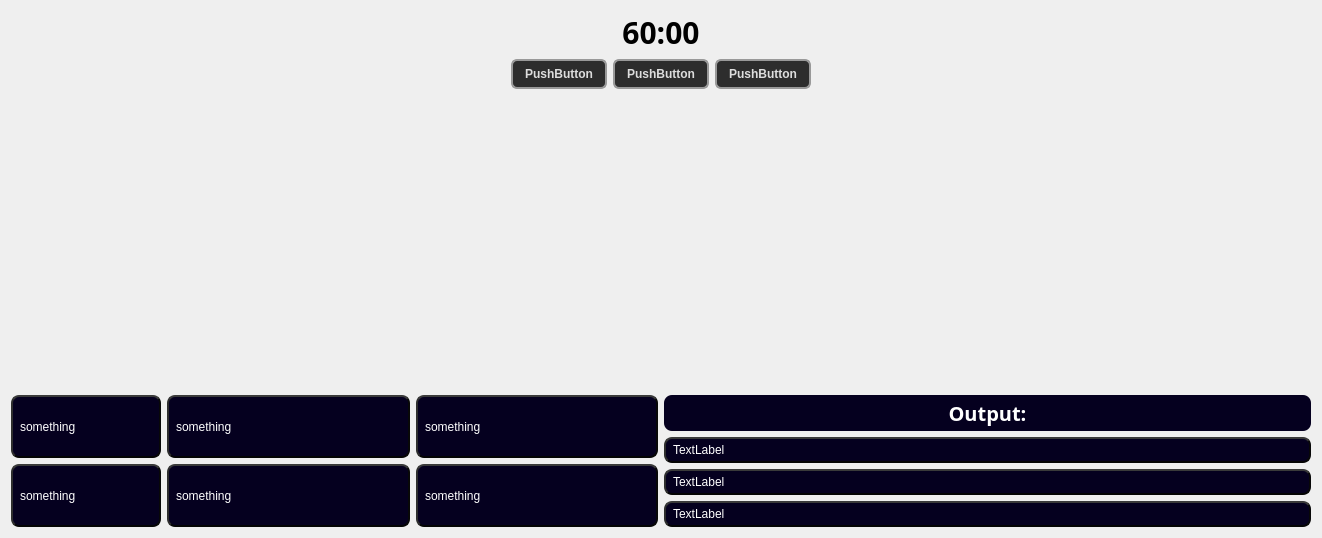
      <widget class="QWidget" name="tab_8">
       <attribute name="title">
        <string>Page</string>
       </attribute>
       <layout class="QGridLayout" name="gridLayout_11">
        <item row="1" column="0">
         <layout class="QGridLayout" name="gridLayout_14">
          <item row="2" column="0">
           <widget class="QLabel" name="label_13">
            <property name="maximumSize">
             <size>
              <width>150</width>
              <height>100</height>
             </size>
            </property>
            <property name="styleSheet">
             <string notr="true">/* --- Depth + Outline for all widgets --- */
* {
    border-radius: 8px;

    border-top: 2px solid #3a3a3a;      /* highlight top */
    border-left: 2px solid #2e2e2e;     /* highlight left */
    border-right: 2px solid #080808;    /* shadow right */
    border-bottom: 2px solid #040404;   /* shadow bottom */
}

/* --- Default background for all widgets --- */
* {
    background-color: rgb(5, 0, 31);
    color: #ffffff;
}

/* --- Labels specifically --- */
QLabel {
    background-color: rgb(5, 0, 31);   /* ensure label has same background */
    color: white;                      /* white text */
    padding: 4px;                      /* small space inside */
    border-radius: 8px;
}
</string>
            </property>
            <property name="text">
             <string>something</string>
            </property>
           </widget>
          </item>
          <item row="0" column="2">
           <widget class="QLabel" name="label_16">
            <property name="styleSheet">
             <string notr="true">/* --- Depth + Outline for all widgets --- */
* {
    border-radius: 8px;

    border-top: 2px solid #3a3a3a;      /* highlight top */
    border-left: 2px solid #2e2e2e;     /* highlight left */
    border-right: 2px solid #080808;    /* shadow right */
    border-bottom: 2px solid #040404;   /* shadow bottom */
}

/* --- Default background for all widgets --- */
* {
    background-color: rgb(5, 0, 31);
    color: #ffffff;
}

/* --- Labels specifically --- */
QLabel {
    background-color: rgb(5, 0, 31);   /* ensure label has same background */
    color: white;                      /* white text */
    padding: 4px;                      /* small space inside */
    border-radius: 8px;
}</string>
            </property>
            <property name="text">
             <string>something</string>
            </property>
           </widget>
          </item>
          <item row="2" column="2">
           <widget class="QLabel" name="label_15">
            <property name="styleSheet">
             <string notr="true">/* --- Depth + Outline for all widgets --- */
* {
    border-radius: 8px;

    border-top: 2px solid #3a3a3a;      /* highlight top */
    border-left: 2px solid #2e2e2e;     /* highlight left */
    border-right: 2px solid #080808;    /* shadow right */
    border-bottom: 2px solid #040404;   /* shadow bottom */
}

/* --- Default background for all widgets --- */
* {
    background-color: rgb(5, 0, 31);
    color: #ffffff;
}

/* --- Labels specifically --- */
QLabel {
    background-color: rgb(5, 0, 31);   /* ensure label has same background */
    color: white;                      /* white text */
    padding: 4px;                      /* small space inside */
    border-radius: 8px;
}</string>
            </property>
            <property name="text">
             <string>something</string>
            </property>
           </widget>
          </item>
          <item row="2" column="1">
           <widget class="QLabel" name="label_14">
            <property name="styleSheet">
             <string notr="true">/* --- Depth + Outline for all widgets --- */
* {
    border-radius: 8px;

    border-top: 2px solid #3a3a3a;      /* highlight top */
    border-left: 2px solid #2e2e2e;     /* highlight left */
    border-right: 2px solid #080808;    /* shadow right */
    border-bottom: 2px solid #040404;   /* shadow bottom */
}

/* --- Default background for all widgets --- */
* {
    background-color: rgb(5, 0, 31);
    color: #ffffff;
}

/* --- Labels specifically --- */
QLabel {
    background-color: rgb(5, 0, 31);   /* ensure label has same background */
    color: white;                      /* white text */
    padding: 4px;                      /* small space inside */
    border-radius: 8px;
}</string>
            </property>
            <property name="text">
             <string>something</string>
            </property>
           </widget>
          </item>
          <item row="0" column="1">
           <widget class="QLabel" name="label_12">
            <property name="styleSheet">
             <string notr="true">/* --- Depth + Outline for all widgets --- */
* {
    border-radius: 8px;

    border-top: 2px solid #3a3a3a;      /* highlight top */
    border-left: 2px solid #2e2e2e;     /* highlight left */
    border-right: 2px solid #080808;    /* shadow right */
    border-bottom: 2px solid #040404;   /* shadow bottom */
}

/* --- Default background for all widgets --- */
* {
    background-color: rgb(5, 0, 31);
    color: #ffffff;
}

/* --- Labels specifically --- */
QLabel {
    background-color: rgb(5, 0, 31);   /* ensure label has same background */
    color: white;                      /* white text */
    padding: 4px;                      /* small space inside */
    border-radius: 8px;
}</string>
            </property>
            <property name="text">
             <string>something</string>
            </property>
           </widget>
          </item>
          <item row="0" column="0">
           <widget class="QLabel" name="label_11">
            <property name="maximumSize">
             <size>
              <width>150</width>
              <height>100</height>
             </size>
            </property>
            <property name="styleSheet">
             <string notr="true">/* --- Depth + Outline for all widgets --- */
* {
    border-radius: 8px;

    border-top: 2px solid #3a3a3a;      /* highlight top */
    border-left: 2px solid #2e2e2e;     /* highlight left */
    border-right: 2px solid #080808;    /* shadow right */
    border-bottom: 2px solid #040404;   /* shadow bottom */
}

/* --- Default background for all widgets --- */
* {
    background-color: rgb(5, 0, 31);
    color: #ffffff;
}

/* --- Labels specifically --- */
QLabel {
    background-color: rgb(5, 0, 31);   /* ensure label has same background */
    color: white;                      /* white text */
    padding: 4px;                      /* small space inside */
    border-radius: 8px;
}</string>
            </property>
            <property name="text">
             <string>something</string>
            </property>
           </widget>
          </item>
         </layout>
        </item>
        <item row="1" column="1">
         <layout class="QVBoxLayout" name="verticalLayout_7">
          <item>
           <widget class="QLabel" name="label_17">
            <property name="font">
             <font>
              <family>Segon Ui</family>
              <pointsize>-1</pointsize>
              <weight>75</weight>
              <bold>true</bold>
             </font>
            </property>
            <property name="layoutDirection">
             <enum>Qt::LeftToRight</enum>
            </property>
            <property name="styleSheet">
             <string notr="true">

/* --- Labels specifically --- */
QLabel {
    background-color: rgb(5, 0, 31);   /* ensure label has same background */
    color: white;                      /* white text */
    padding: 4px;                      /* small space inside */
    border-radius: 8px;
	font-size: 20px;
}</string>
            </property>
            <property name="text">
             <string>Output:</string>
            </property>
            <property name="alignment">
             <set>Qt::AlignCenter</set>
            </property>
           </widget>
          </item>
          <item>
           <widget class="QLabel" name="label_18">
            <property name="styleSheet">
             <string notr="true">/* --- Depth + Outline for all widgets --- */
* {
    border-radius: 8px;

    border-top: 2px solid #3a3a3a;      /* highlight top */
    border-left: 2px solid #2e2e2e;     /* highlight left */
    border-right: 2px solid #080808;    /* shadow right */
    border-bottom: 2px solid #040404;   /* shadow bottom */
}

/* --- Default background for all widgets --- */
* {
    background-color: rgb(5, 0, 31);
    color: #ffffff;
}

/* --- Labels specifically --- */
QLabel {
    background-color: rgb(5, 0, 31);   /* ensure label has same background */
    color: white;                      /* white text */
    padding: 4px;                      /* small space inside */
    border-radius: 8px;
}
</string>
            </property>
            <property name="text">
             <string>TextLabel</string>
            </property>
           </widget>
          </item>
          <item>
           <widget class="QLabel" name="label_19">
            <property name="styleSheet">
             <string notr="true">/* --- Depth + Outline for all widgets --- */
* {
    border-radius: 8px;

    border-top: 2px solid #3a3a3a;      /* highlight top */
    border-left: 2px solid #2e2e2e;     /* highlight left */
    border-right: 2px solid #080808;    /* shadow right */
    border-bottom: 2px solid #040404;   /* shadow bottom */
}

/* --- Default background for all widgets --- */
* {
    background-color: rgb(5, 0, 31);
    color: #ffffff;
}

/* --- Labels specifically --- */
QLabel {
    background-color: rgb(5, 0, 31);   /* ensure label has same background */
    color: white;                      /* white text */
    padding: 4px;                      /* small space inside */
    border-radius: 8px;
}</string>
            </property>
            <property name="text">
             <string>TextLabel</string>
            </property>
           </widget>
          </item>
          <item>
           <widget class="QLabel" name="label_20">
            <property name="styleSheet">
             <string notr="true">/* --- Depth + Outline for all widgets --- */
* {
    border-radius: 8px;

    border-top: 2px solid #3a3a3a;      /* highlight top */
    border-left: 2px solid #2e2e2e;     /* highlight left */
    border-right: 2px solid #080808;    /* shadow right */
    border-bottom: 2px solid #040404;   /* shadow bottom */
}

/* --- Default background for all widgets --- */
* {
    background-color: rgb(5, 0, 31);
    color: #ffffff;
}

/* --- Labels specifically --- */
QLabel {
    background-color: rgb(5, 0, 31);   /* ensure label has same background */
    color: white;                      /* white text */
    padding: 4px;                      /* small space inside */
    border-radius: 8px;
}</string>
            </property>
            <property name="text">
             <string>TextLabel</string>
            </property>
           </widget>
          </item>
         </layout>
        </item>
        <item row="0" column="0" colspan="2">
         <layout class="QGridLayout" name="gridLayout_13" columnminimumwidth="0">
          <property name="sizeConstraint">
           <enum>QLayout::SetNoConstraint</enum>
          </property>
          <property name="bottomMargin">
           <number>300</number>
          </property>
          <item row="0" column="0">
           <widget class="QLabel" name="label_10">
            <property name="font">
             <font>
              <family>Segon Ui</family>
              <pointsize>-1</pointsize>
              <weight>75</weight>
              <bold>true</bold>
             </font>
            </property>
            <property name="layoutDirection">
             <enum>Qt::LeftToRight</enum>
            </property>
            <property name="styleSheet">
             <string notr="true">font-size: 30px;</string>
            </property>
            <property name="text">
             <string>60:00</string>
            </property>
            <property name="alignment">
             <set>Qt::AlignCenter</set>
            </property>
           </widget>
          </item>
          <item row="1" column="0">
           <layout class="QHBoxLayout" name="horizontalLayout_5">
            <property name="leftMargin">
             <number>500</number>
            </property>
            <property name="rightMargin">
             <number>500</number>
            </property>
            <item>
             <widget class="QPushButton" name="pushButton_4">
              <property name="styleSheet">
               <string notr="true">QPushButton {
    background-color: #2d2d2d;          /* same tone as slider sub-page */
    border: 2px solid #999;             /* metallic border like slider lever */
    border-radius: 6px;
    padding: 6px 12px;
    color: #dddddd;
    font-weight: bold;
}

/* Hover effect: subtle brightness increase */
QPushButton:hover {
    background-color: #3a3a3a;
    border-color: #ccc;
}

QPushButton:pressed {
    background: qlineargradient(x1:0, y1:0, x2:0, y2:1,
        stop:0 #1a1a2a, stop:0.5 #0a0a1a, stop:1 #00000a);
    color: #a0a0ff;
    border: 2px solid #5555ff;
    text-shadow: 0px 0px 8px rgba(100, 100, 255, 0.7);
    box-shadow: 0px 0px 15px rgba(100, 100, 255, 0.4);
}
</string>
              </property>
              <property name="text">
               <string>PushButton</string>
              </property>
             </widget>
            </item>
            <item>
             <widget class="QPushButton" name="pushButton_5">
              <property name="styleSheet">
               <string notr="true">QPushButton {
    background-color: #2d2d2d;          /* same tone as slider sub-page */
    border: 2px solid #999;             /* metallic border like slider lever */
    border-radius: 6px;
    padding: 6px 12px;
    color: #dddddd;
    font-weight: bold;
}

/* Hover effect: subtle brightness increase */
QPushButton:hover {
    background-color: #3a3a3a;
    border-color: #ccc;
}

QPushButton:pressed {
    background: qlineargradient(x1:0, y1:0, x2:0, y2:1,
        stop:0 #1a1a2a, stop:0.5 #0a0a1a, stop:1 #00000a);
    color: #a0a0ff;
    border: 2px solid #5555ff;
    text-shadow: 0px 0px 8px rgba(100, 100, 255, 0.7);
    box-shadow: 0px 0px 15px rgba(100, 100, 255, 0.4);
}
</string>
              </property>
              <property name="text">
               <string>PushButton</string>
              </property>
             </widget>
            </item>
            <item>
             <widget class="QPushButton" name="pushButton_3">
              <property name="styleSheet">
               <string notr="true">QPushButton {
    background-color: #2d2d2d;          /* same tone as slider sub-page */
    border: 2px solid #999;             /* metallic border like slider lever */
    border-radius: 6px;
    padding: 6px 12px;
    color: #dddddd;
    font-weight: bold;
}

/* Hover effect: subtle brightness increase */
QPushButton:hover {
    background-color: #3a3a3a;
    border-color: #ccc;
}

QPushButton:pressed {
    background: qlineargradient(x1:0, y1:0, x2:0, y2:1,
        stop:0 #1a1a2a, stop:0.5 #0a0a1a, stop:1 #00000a);
    color: #a0a0ff;
    border: 2px solid #5555ff;
    text-shadow: 0px 0px 8px rgba(100, 100, 255, 0.7);
    box-shadow: 0px 0px 15px rgba(100, 100, 255, 0.4);
}
</string>
              </property>
              <property name="text">
               <string>PushButton</string>
              </property>
             </widget>
            </item>
           </layout>
          </item>
         </layout>
        </item>
       </layout>
      </widget>
